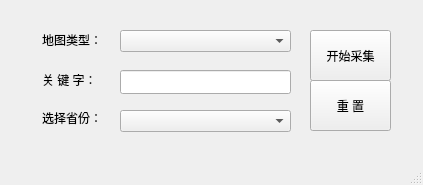
<?xml version="1.0" encoding="UTF-8"?>
<ui version="4.0">
 <class>MainWindow</class>
 <widget class="QMainWindow" name="MainWindow">
  <property name="geometry">
   <rect>
    <x>0</x>
    <y>0</y>
    <width>423</width>
    <height>185</height>
   </rect>
  </property>
  <property name="windowTitle">
   <string>数据采集</string>
  </property>
  <widget class="QWidget" name="centralwidget">
   <widget class="QLabel" name="label">
    <property name="geometry">
     <rect>
      <x>42</x>
      <y>32</y>
      <width>75</width>
      <height>16</height>
     </rect>
    </property>
    <property name="text">
     <string>地图类型：</string>
    </property>
   </widget>
   <widget class="QPushButton" name="pushButton">
    <property name="geometry">
     <rect>
      <x>310</x>
      <y>30</y>
      <width>81</width>
      <height>51</height>
     </rect>
    </property>
    <property name="text">
     <string>开始采集</string>
    </property>
   </widget>
   <widget class="QComboBox" name="map_type">
    <property name="geometry">
     <rect>
      <x>120</x>
      <y>30</y>
      <width>171</width>
      <height>22</height>
     </rect>
    </property>
    <item>
     <property name="text">
      <string/>
     </property>
    </item>
    <item>
     <property name="text">
      <string>必应地图</string>
     </property>
    </item>
    <item>
     <property name="text">
      <string>百度地图</string>
     </property>
    </item>
    <item>
     <property name="text">
      <string>谷歌地图</string>
     </property>
    </item>
   </widget>
   <widget class="QComboBox" name="province">
    <property name="geometry">
     <rect>
      <x>120</x>
      <y>110</y>
      <width>171</width>
      <height>22</height>
     </rect>
    </property>
    <item>
     <property name="text">
      <string/>
     </property>
    </item>
    <item>
     <property name="text">
      <string>北京市</string>
     </property>
    </item>
    <item>
     <property name="text">
      <string>上海市</string>
     </property>
    </item>
    <item>
     <property name="text">
      <string>重庆市</string>
     </property>
    </item>
    <item>
     <property name="text">
      <string>安徽省</string>
     </property>
    </item>
    <item>
     <property name="text">
      <string>福建省</string>
     </property>
    </item>
    <item>
     <property name="text">
      <string>甘肃省</string>
     </property>
    </item>
    <item>
     <property name="text">
      <string>广东省</string>
     </property>
    </item>
    <item>
     <property name="text">
      <string>广西</string>
     </property>
    </item>
    <item>
     <property name="text">
      <string>贵州省</string>
     </property>
    </item>
    <item>
     <property name="text">
      <string>海南省</string>
     </property>
    </item>
    <item>
     <property name="text">
      <string>黑龙江省</string>
     </property>
    </item>
    <item>
     <property name="text">
      <string>湖北省</string>
     </property>
    </item>
    <item>
     <property name="text">
      <string>湖南省</string>
     </property>
    </item>
    <item>
     <property name="text">
      <string>江苏省</string>
     </property>
    </item>
    <item>
     <property name="text">
      <string>江西省</string>
     </property>
    </item>
    <item>
     <property name="text">
      <string>吉林省</string>
     </property>
    </item>
    <item>
     <property name="text">
      <string>辽宁省</string>
     </property>
    </item>
    <item>
     <property name="text">
      <string>内蒙古</string>
     </property>
    </item>
    <item>
     <property name="text">
      <string>宁夏</string>
     </property>
    </item>
    <item>
     <property name="text">
      <string>青海省</string>
     </property>
    </item>
    <item>
     <property name="text">
      <string>山东省</string>
     </property>
    </item>
    <item>
     <property name="text">
      <string>山西省</string>
     </property>
    </item>
    <item>
     <property name="text">
      <string>陕西省</string>
     </property>
    </item>
    <item>
     <property name="text">
      <string>四川省</string>
     </property>
    </item>
    <item>
     <property name="text">
      <string>台湾省</string>
     </property>
    </item>
    <item>
     <property name="text">
      <string>西藏</string>
     </property>
    </item>
    <item>
     <property name="text">
      <string>新疆</string>
     </property>
    </item>
    <item>
     <property name="text">
      <string>云南省</string>
     </property>
    </item>
    <item>
     <property name="text">
      <string>浙江省</string>
     </property>
    </item>
    <item>
     <property name="text">
      <string>香港</string>
     </property>
    </item>
    <item>
     <property name="text">
      <string>澳门</string>
     </property>
    </item>
   </widget>
   <widget class="QLabel" name="label_3">
    <property name="geometry">
     <rect>
      <x>42</x>
      <y>110</y>
      <width>75</width>
      <height>16</height>
     </rect>
    </property>
    <property name="text">
     <string>选择省份：</string>
    </property>
   </widget>
   <widget class="QLabel" name="label_2">
    <property name="geometry">
     <rect>
      <x>42</x>
      <y>70</y>
      <width>71</width>
      <height>20</height>
     </rect>
    </property>
    <property name="text">
     <string>关 键 字：  </string>
    </property>
   </widget>
   <widget class="QLineEdit" name="keyword">
    <property name="geometry">
     <rect>
      <x>120</x>
      <y>70</y>
      <width>171</width>
      <height>24</height>
     </rect>
    </property>
   </widget>
   <widget class="QPushButton" name="reset">
    <property name="geometry">
     <rect>
      <x>310</x>
      <y>80</y>
      <width>81</width>
      <height>51</height>
     </rect>
    </property>
    <property name="text">
     <string>重 置</string>
    </property>
   </widget>
  </widget>
  <widget class="QStatusBar" name="statusbar"/>
 </widget>
 <resources/>
 <connections/>
</ui>
